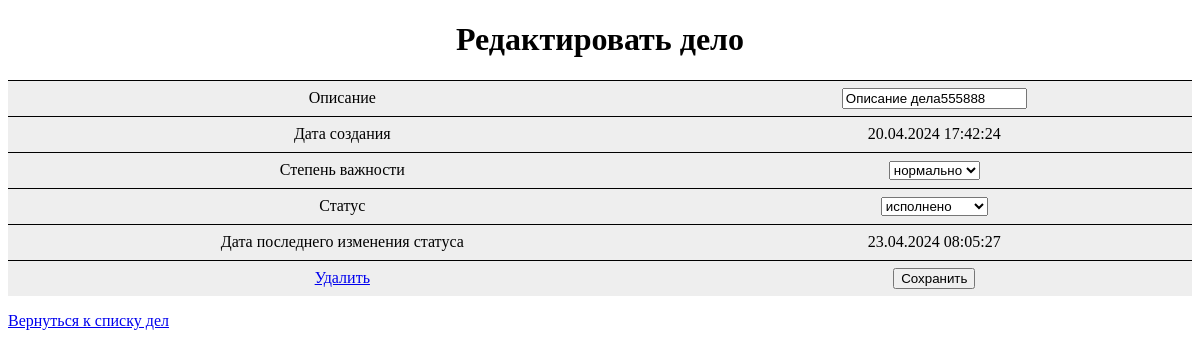
Page /edit_task.php?task_id=8 on the committed database.
### tables this page shows
CREATE TABLE `task` (
  `task_id` int(11) NOT NULL,
  `description` varchar(255) NOT NULL,
  `date_create` timestamp NULL DEFAULT current_timestamp(),
  `importance_id` int(11) NOT NULL,
  `status_id` int(11) NOT NULL,
  `status_changed` timestamp NULL DEFAULT NULL
);

### dictionaries.php (called while the page is built)
<?php
$importance_dictionary = "SELECT * from importance";
$query = $pdo->prepare($importance_dictionary);
$query->execute();
$importances = $query->fetchAll(PDO::FETCH_OBJ);
$status_dictionary = "SELECT * from status";
$query = $pdo->prepare($status_dictionary);
$query->execute();
$statuses = $query->fetchAll(PDO::FETCH_OBJ);

### edit_task.php (the view, shortened to what this page needs)
<?php
if (!empty($_GET['task_id'])) {
    $task_id = $_GET['task_id'];
} else {
    echo "<h1>Некорректные данные</h1><p><a href=\"/\">Вернуться к списку дел</a></p>";
    die();
}
?>
<!DOCTYPE html>
<html lang="ru">
<head>
    <link rel="stylesheet" href="style.css">
</head>
<body>
<main>
    <h1>Редактировать дело</h1>
    <?php
    require_once("connect.php");
    ?>
    <form action="" method="post">
        <table>
            <tbody>
            <?php
            $tasks_list = "SELECT t.*, i.*, s.* FROM task t JOIN status s on t.status_id=s.status_id JOIN importance i on t.importance_id=i.importance_id WHERE t.task_id='$task_id'";
            $query = $pdo->prepare($tasks_list);
            $query->execute();
            $tasks = $query->fetchAll(PDO::FETCH_OBJ);
            require_once("dictionaries.php");
            foreach ($tasks as $task) {
                ?>
                <tr>
                    <td>Описание</td>
                    <td>
                        <input title="Разрешено использовать только пробелы и буквы русского и латинского алфавита" type='text' name='description' value='<?= $task->description ?>' required pattern="^[а-яА-ЯёЁa-zA-Z0-9\s]+$">
                    </td>
                </tr>
                <tr>
                    <td>Дата создания</td>
                    <td><?= date("d.m.Y H:i:s", strtotime($task->date_create)) ?></td>
                </tr>
                <tr>
                    <td>Степень важности</td>
                    <td>
                        <select name='importance_id'>
                            <?php foreach ($importances as $importance) { ?>
                                <option value='<?= $importance->importance_id ?>' <?= ($importance->importance_id == $task->importance_id ? "selected" : "") ?> ><?= $importance->importance_degree ?></option>
                            <?php } ?>
                        </select>
                    </td>
                </tr>
                <tr>
                    <td>Статус</td>
                    <td>
                        <select name='status_id'>
                            <?php foreach ($statuses as $status) { ?>
                                <option value='<?= $status->status_id ?>' <?= ($status->status_id == $task->status_id ? "selected" : "") ?> ><?= $status->status_name ?></option>
                            <?php } ?>
                        </select>
                    </td>
                </tr>
                <tr>
                    <td>Дата последнего изменения статуса</td>
                    <td><?= (!empty($task->status_changed) ? date("d.m.Y H:i:s", strtotime($task->status_changed)) : '-') ?></td>
                </tr>
                <tr>
                    <td><a href='delete_task.php?task_id=<?= $task->task_id ?>'>Удалить</a></td>
                    <td><input type='submit' name='post' value='Сохранить'></td>
                </tr>
                <?php
            }
            ?>
            </tbody>
        </table>
    </form>
    <p><a href="/">Вернуться к списку дел</a></p>
</main>
</body>
</html>

### style.css (style rules this page uses)
h1 { text-align: center; }
main { max-width: 1440px; margin: 0 auto; }
table { width: 100%; border-collapse: collapse; border-spacing: 5px; }
td, th { padding: 5px; }
td { border-top: 1px solid; height: 25px; text-align: center; }
tbody { background: #eee; }

### rows in the picture
task: description "Описание дела555888", date_create "20.04.2024 17:42:24", status_changed "23.04.2024 08:05:27"

### other values in the picture
form field importance_id "нормально"
form field status_id "исполнено"
